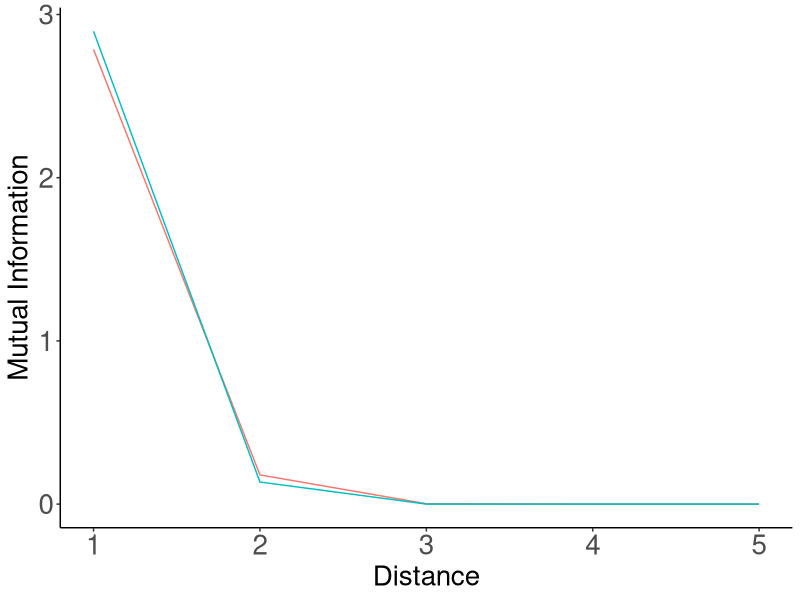
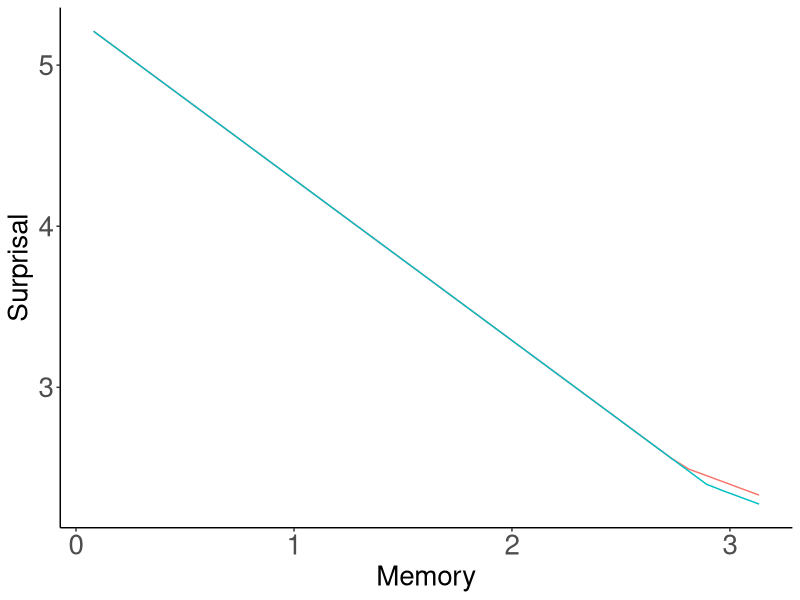
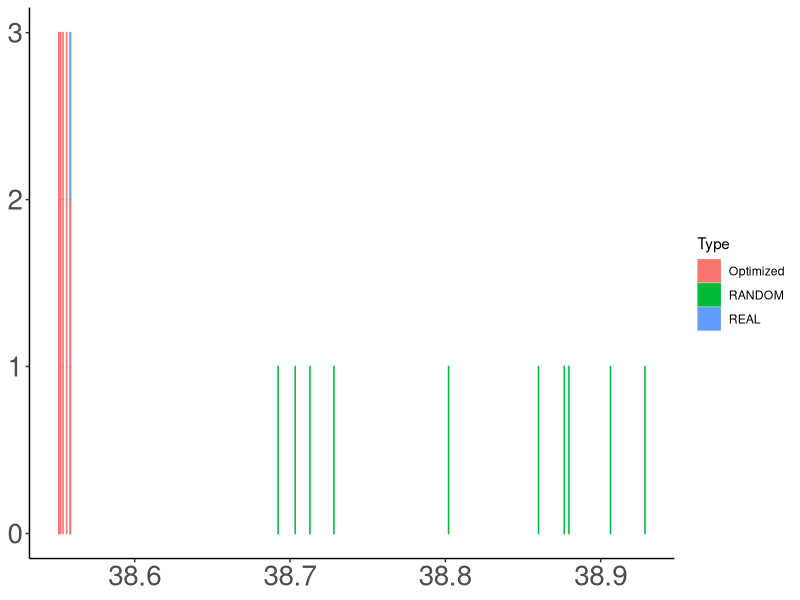
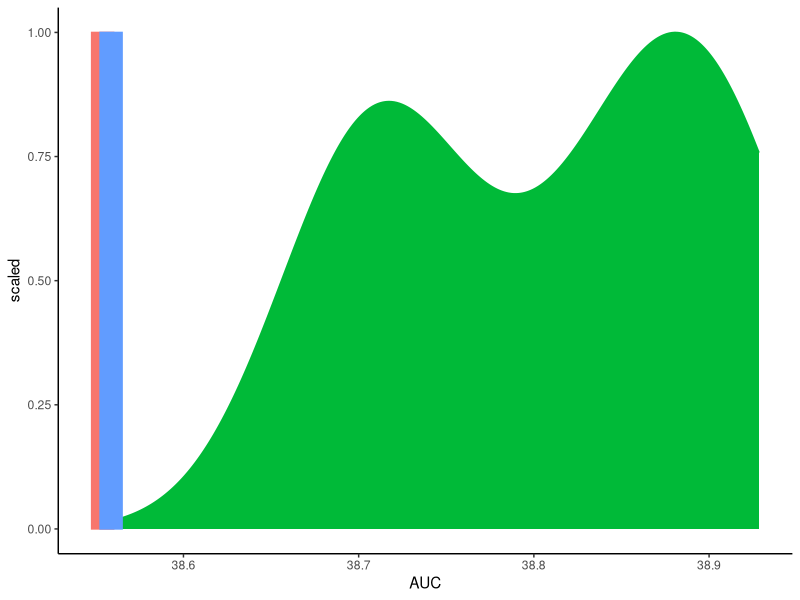

Generate these figures, in order, with R:
library(tidyr)
library(dplyr)
library(ggplot2)

######################################

data = read.csv("results.tsv", sep="\t")


data = data %>% filter(Script == "forWords_Sesotho_RandomOrder_Normalized_HeldoutClip.py")

unigramCE = mean(data$UnigramCE)

data$Type = ifelse(data$Model %in% c("REAL", "RANDOM", "REVERSE"), as.character(data$Model), "Optimized")

data_ = data %>% group_by(Distance, Type) %>% summarise(MI=median(MI))
data_ = data_ %>% filter(Distance < 5)
data_ = data_ %>% filter(Type %in% c("REAL", "RANDOM"))
plot = ggplot(data_, aes(x=1+Distance, y=MI, color=Type)) + geom_line()
plot = plot + theme_bw()
plot = plot + xlab("Distance") + ylab("Mutual Information")
plot = plot + theme(axis.title.x=element_text(size=20), axis.title.y=element_text(size=20), axis.text = element_text(size=20))
plot = plot + theme(panel.grid.major = element_blank(), panel.grid.minor = element_blank(), panel.background = element_blank(), legend.position="none")
plot = plot + theme(axis.line = element_line(colour = "black"),
            panel.grid.major = element_blank(),
                panel.grid.minor = element_blank(),
                panel.border = element_blank(),
                    panel.background = element_blank())
ggsave(plot, file=paste("figures/Sesotho-suffixes-byMorphemes-it-heldout.pdf", sep=""), height=4, width=4)

data = read.csv("results_interpolated.tsv", sep="\t")


data = data %>% filter(Script == "forWords_Sesotho_RandomOrder_Normalized_HeldoutClip.py")

data = data %>% group_by(Type, Memory) %>% summarise(Surprisal=unigramCE-median(MI))

data_ = data %>% filter(Type %in% c("REAL", "RANDOM"))

plot = ggplot(data_, aes(x=Memory, y=Surprisal, color=Type)) + geom_line() #size=2)
plot = plot + theme_bw()
plot = plot + theme(axis.title.x=element_text(size=20), axis.title.y=element_text(size=20), axis.text = element_text(size=20))
plot = plot + theme(panel.grid.major = element_blank(), panel.grid.minor = element_blank(), panel.background = element_blank(), legend.position="none")
plot = plot + theme(axis.line = element_line(colour = "black"),
            panel.grid.major = element_blank(),
                panel.grid.minor = element_blank(),
                panel.border = element_blank(),
                    panel.background = element_blank())
ggsave(plot, file=paste("figures/Sesotho-suffixes-byMorphemes-memsurp-heldout.pdf", sep=""), height=4, width=4)


######################################

data = read.csv("results_auc.tsv", sep="\t")

data = data %>% filter(Script == "forWords_Sesotho_RandomOrder_Normalized_HeldoutClip.py")


data$Type = ifelse(data$Model %in% c("REAL", "RANDOM", "REVERSE"), as.character(data$Model), "Optimized")

data_ = data %>% filter(Type %in% c("REAL", "RANDOM", "Optimized"))


plot = ggplot(data_, aes(x=AUC, y=1, color=Type, fill=Type)) + geom_bar(stat="identity") #size=2)
plot = plot + theme_bw()
plot = plot + theme(axis.title.x=element_blank(), axis.title.y=element_blank(), axis.text = element_text(size=20))
plot = plot + theme(panel.grid.major = element_blank(), panel.grid.minor = element_blank(), panel.background = element_blank()) #, legend.position="none")
plot = plot + theme(axis.line = element_line(colour = "black"),
            panel.grid.major = element_blank(),
                panel.grid.minor = element_blank(),
                panel.border = element_blank(),
                    panel.background = element_blank())
ggsave(plot, file=paste("figures/Sesotho-suffixes-byMorphemes-auc-heldout.pdf", sep=""), height=4, width=4)

barWidth = (max(data$AUC) - min(data$AUC))/30

plot = ggplot(data_, aes(x=AUC, fill=Type, color=Type))
plot = plot + theme_classic()
plot = plot + theme(legend.position="none")
plot = plot + geom_density(data= data_%>%filter(Type == "RANDOM"), aes(y=..scaled..)) 
plot = plot + geom_bar(data = data_ %>% filter(!(Type %in% c("RANDOM"))) %>% group_by(Type) %>% summarise(AUC=mean(AUC)) %>% mutate(y=1),  aes(y=y, group=Type), width=barWidth, stat="identity", position = position_dodge())
ggsave(plot, file=paste("figures/Sesotho-suffixes-byMorphemes-auc-hist-heldout.pdf", sep=""), height=4, width=4)
